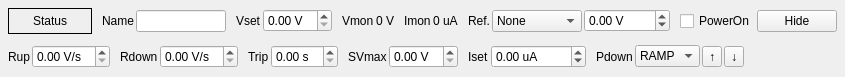
<?xml version="1.0" encoding="UTF-8"?>
<ui version="4.0">
 <class>widgetChSetting</class>
 <widget class="QWidget" name="widgetChSetting">
  <property name="geometry">
   <rect>
    <x>0</x>
    <y>0</y>
    <width>704</width>
    <height>77</height>
   </rect>
  </property>
  <property name="windowTitle">
   <string>Form</string>
  </property>
  <layout class="QVBoxLayout" name="verticalLayout">
   <property name="spacing">
    <number>2</number>
   </property>
   <property name="leftMargin">
    <number>4</number>
   </property>
   <property name="topMargin">
    <number>4</number>
   </property>
   <property name="rightMargin">
    <number>4</number>
   </property>
   <property name="bottomMargin">
    <number>4</number>
   </property>
   <item>
    <widget class="QWidget" name="widgetEssentialConfig" native="true">
     <layout class="QHBoxLayout" name="layoutEssentialConfig">
      <property name="spacing">
       <number>2</number>
      </property>
      <property name="leftMargin">
       <number>4</number>
      </property>
      <property name="topMargin">
       <number>4</number>
      </property>
      <property name="rightMargin">
       <number>4</number>
      </property>
      <property name="bottomMargin">
       <number>4</number>
      </property>
      <item>
       <widget class="QLabel" name="labelStatus">
        <property name="minimumSize">
         <size>
          <width>84</width>
          <height>0</height>
         </size>
        </property>
        <property name="frameShape">
         <enum>QFrame::Box</enum>
        </property>
        <property name="alignment">
         <set>Qt::AlignCenter</set>
        </property>
        <property name="text">
         <string>Status</string>
        </property>
       </widget>
      </item>
      <item>
       <spacer name="horizontalSpacerStatusName">
        <property name="orientation">
         <enum>Qt::Horizontal</enum>
        </property>
        <property name="sizeType">
         <enum>QSizePolicy::Fixed</enum>
        </property>
        <property name="sizeHint" stdset="0">
         <size>
          <width>8</width>
          <height>20</height>
         </size>
        </property>
       </spacer>
      </item>
      <item>
       <widget class="QLabel" name="labelResourceName">
        <property name="text">
         <string>Name</string>
        </property>
       </widget>
      </item>
      <item>
       <widget class="QLineEdit" name="lineEditLabel">
        <property name="sizePolicy">
         <sizepolicy hsizetype="Expanding" vsizetype="Fixed">
          <horstretch>1</horstretch>
          <verstretch>0</verstretch>
         </sizepolicy>
        </property>
        <property name="minimumSize">
         <size>
          <width>90</width>
          <height>0</height>
         </size>
        </property>
        <property name="toolTip">
         <string>&lt;html&gt;&lt;head/&gt;&lt;body&gt;&lt;p&gt;Label&lt;/p&gt;&lt;/body&gt;&lt;/html&gt;</string>
        </property>
        <property name="whatsThis">
         <string>&lt;html&gt;&lt;head/&gt;&lt;body&gt;&lt;p&gt;Label&lt;/p&gt;&lt;/body&gt;&lt;/html&gt;</string>
        </property>
        <property name="text">
         <string/>
        </property>
       </widget>
      </item>
      <item>
       <spacer name="horizontalSpacerNameVset">
        <property name="orientation">
         <enum>Qt::Horizontal</enum>
        </property>
        <property name="sizeType">
         <enum>QSizePolicy::Fixed</enum>
        </property>
        <property name="sizeHint" stdset="0">
         <size>
          <width>8</width>
          <height>20</height>
         </size>
        </property>
       </spacer>
      </item>
      <item>
       <widget class="QLabel" name="labelVsetDoc">
        <property name="text">
         <string>Vset</string>
        </property>
       </widget>
      </item>
      <item>
       <widget class="QDoubleSpinBox" name="doubleSpinBoxVset">
        <property name="prefix">
         <string/>
        </property>
        <property name="suffix">
         <string> V</string>
        </property>
       </widget>
      </item>
      <item>
       <spacer name="horizontalSpacer_2">
        <property name="orientation">
         <enum>Qt::Horizontal</enum>
        </property>
        <property name="sizeType">
         <enum>QSizePolicy::Fixed</enum>
        </property>
        <property name="sizeHint" stdset="0">
         <size>
          <width>8</width>
          <height>19</height>
         </size>
        </property>
       </spacer>
      </item>
      <item>
       <widget class="QLabel" name="labelVmonDoc">
        <property name="text">
         <string>Vmon</string>
        </property>
       </widget>
      </item>
      <item>
       <widget class="QLabel" name="labelVmon">
        <property name="text">
         <string>0 V</string>
        </property>
       </widget>
      </item>
      <item>
       <spacer name="horizontalSpacer_3">
        <property name="orientation">
         <enum>Qt::Horizontal</enum>
        </property>
        <property name="sizeType">
         <enum>QSizePolicy::Fixed</enum>
        </property>
        <property name="sizeHint" stdset="0">
         <size>
          <width>8</width>
          <height>20</height>
         </size>
        </property>
       </spacer>
      </item>
      <item>
       <widget class="QLabel" name="labelImonDoc">
        <property name="text">
         <string>Imon</string>
        </property>
       </widget>
      </item>
      <item>
       <widget class="QLabel" name="labelImon">
        <property name="text">
         <string>0 uA</string>
        </property>
       </widget>
      </item>
      <item>
       <spacer name="horizontalSpacer">
        <property name="orientation">
         <enum>Qt::Horizontal</enum>
        </property>
        <property name="sizeType">
         <enum>QSizePolicy::Fixed</enum>
        </property>
        <property name="sizeHint" stdset="0">
         <size>
          <width>8</width>
          <height>19</height>
         </size>
        </property>
       </spacer>
      </item>
      <item>
       <widget class="QLabel" name="labelReferenceDoc">
        <property name="text">
         <string>Ref.</string>
        </property>
       </widget>
      </item>
      <item>
       <widget class="QComboBox" name="comboBoxReference">
        <property name="sizePolicy">
         <sizepolicy hsizetype="Expanding" vsizetype="Fixed">
          <horstretch>1</horstretch>
          <verstretch>0</verstretch>
         </sizepolicy>
        </property>
        <property name="minimumSize">
         <size>
          <width>90</width>
          <height>0</height>
         </size>
        </property>
        <item>
         <property name="text">
          <string>None</string>
         </property>
        </item>
       </widget>
      </item>
      <item>
       <widget class="QDoubleSpinBox" name="doubleSpinBoxReferenceOffset">
        <property name="suffix">
         <string> V</string>
        </property>
        <property name="minimum">
         <double>-3000.000000000000000</double>
        </property>
        <property name="maximum">
         <double>3000.000000000000000</double>
        </property>
       </widget>
      </item>
      <item>
       <spacer name="horizontalSpacerRefPower">
        <property name="orientation">
         <enum>Qt::Horizontal</enum>
        </property>
        <property name="sizeType">
         <enum>QSizePolicy::Fixed</enum>
        </property>
        <property name="sizeHint" stdset="0">
         <size>
          <width>8</width>
          <height>20</height>
         </size>
        </property>
       </spacer>
      </item>
      <item>
       <widget class="QCheckBox" name="checkBoxEnable">
        <property name="sizePolicy">
         <sizepolicy hsizetype="Minimum" vsizetype="Fixed">
          <horstretch>0</horstretch>
          <verstretch>0</verstretch>
         </sizepolicy>
        </property>
        <property name="text">
         <string>PowerOn</string>
        </property>
       </widget>
      </item>
      <item>
       <widget class="QPushButton" name="pushButtonToggleVerbose">
        <property name="text">
         <string>Hide</string>
        </property>
       </widget>
      </item>
     </layout>
    </widget>
   </item>
   <item>
    <widget class="QWidget" name="widgetVerboseConfig" native="true">
     <layout class="QHBoxLayout" name="layoutVerboseConfig">
      <property name="spacing">
       <number>2</number>
      </property>
      <property name="leftMargin">
       <number>4</number>
      </property>
      <property name="topMargin">
       <number>4</number>
      </property>
      <property name="rightMargin">
       <number>4</number>
      </property>
      <property name="bottomMargin">
       <number>4</number>
      </property>
      <item>
       <widget class="QLabel" name="labelRup">
        <property name="text">
         <string>Rup</string>
        </property>
       </widget>
      </item>
      <item>
       <widget class="QDoubleSpinBox" name="doubleSpinBoxRup">
        <property name="prefix">
         <string/>
        </property>
        <property name="suffix">
         <string> V/s</string>
        </property>
       </widget>
      </item>
      <item>
       <spacer name="horizontalSpacer_4">
        <property name="orientation">
         <enum>Qt::Horizontal</enum>
        </property>
        <property name="sizeType">
         <enum>QSizePolicy::Fixed</enum>
        </property>
        <property name="sizeHint" stdset="0">
         <size>
          <width>8</width>
          <height>20</height>
         </size>
        </property>
       </spacer>
      </item>
      <item>
       <widget class="QLabel" name="labelRdown">
        <property name="text">
         <string>Rdown</string>
        </property>
       </widget>
      </item>
      <item>
       <widget class="QDoubleSpinBox" name="doubleSpinBoxRdown">
        <property name="prefix">
         <string/>
        </property>
        <property name="suffix">
         <string> V/s</string>
        </property>
       </widget>
      </item>
      <item>
       <spacer name="horizontalSpacer_5">
        <property name="orientation">
         <enum>Qt::Horizontal</enum>
        </property>
        <property name="sizeType">
         <enum>QSizePolicy::Fixed</enum>
        </property>
        <property name="sizeHint" stdset="0">
         <size>
          <width>8</width>
          <height>20</height>
         </size>
        </property>
       </spacer>
      </item>
      <item>
       <widget class="QLabel" name="labelTrip">
        <property name="text">
         <string>Trip</string>
        </property>
       </widget>
      </item>
      <item>
       <widget class="QDoubleSpinBox" name="doubleSpinBoxTrip">
        <property name="prefix">
         <string/>
        </property>
        <property name="suffix">
         <string> s</string>
        </property>
       </widget>
      </item>
      <item>
       <spacer name="horizontalSpacer_7">
        <property name="orientation">
         <enum>Qt::Horizontal</enum>
        </property>
        <property name="sizeType">
         <enum>QSizePolicy::Fixed</enum>
        </property>
        <property name="sizeHint" stdset="0">
         <size>
          <width>8</width>
          <height>20</height>
         </size>
        </property>
       </spacer>
      </item>
      <item>
       <widget class="QLabel" name="labelSVmax">
        <property name="text">
         <string>SVmax</string>
        </property>
       </widget>
      </item>
      <item>
       <widget class="QDoubleSpinBox" name="doubleSpinBoxSVmax">
        <property name="prefix">
         <string/>
        </property>
        <property name="suffix">
         <string> V</string>
        </property>
       </widget>
      </item>
      <item>
       <spacer name="horizontalSpacer_10">
        <property name="orientation">
         <enum>Qt::Horizontal</enum>
        </property>
        <property name="sizeType">
         <enum>QSizePolicy::Fixed</enum>
        </property>
        <property name="sizeHint" stdset="0">
         <size>
          <width>8</width>
          <height>20</height>
         </size>
        </property>
       </spacer>
      </item>
      <item>
       <widget class="QLabel" name="labelIset">
        <property name="text">
         <string>Iset</string>
        </property>
       </widget>
      </item>
      <item>
       <widget class="QDoubleSpinBox" name="doubleSpinBoxIset">
        <property name="prefix">
         <string/>
        </property>
        <property name="suffix">
         <string> uA</string>
        </property>
        <property name="minimum">
         <double>-0.1</double>
        </property>
        <property name="maximum">
         <double>10000</double>
        </property>
       </widget>
      </item>
      <item>
       <spacer name="horizontalSpacer_8">
        <property name="orientation">
         <enum>Qt::Horizontal</enum>
        </property>
        <property name="sizeType">
         <enum>QSizePolicy::Fixed</enum>
        </property>
        <property name="sizeHint" stdset="0">
         <size>
          <width>8</width>
          <height>20</height>
         </size>
        </property>
       </spacer>
      </item>
      <item>
       <widget class="QLabel" name="labelPdown">
        <property name="text">
         <string>Pdown</string>
        </property>
       </widget>
      </item>
      <item>
       <widget class="QComboBox" name="comboBoxPdownMode">
        <item>
         <property name="text">
          <string>RAMP</string>
         </property>
        </item>
        <item>
         <property name="text">
          <string>KILL</string>
         </property>
        </item>
       </widget>
      </item>
      <item>
       <widget class="QToolButton" name="toolButtonMoveUp">
        <property name="text">
         <string>↑</string>
        </property>
       </widget>
      </item>
      <item>
       <widget class="QToolButton" name="toolButtonMoveDown">
        <property name="text">
         <string>↓</string>
        </property>
       </widget>
      </item>
      <item>
       <spacer name="horizontalSpacer_9">
        <property name="orientation">
         <enum>Qt::Horizontal</enum>
        </property>
        <property name="sizeHint" stdset="0">
         <size>
          <width>40</width>
          <height>20</height>
         </size>
        </property>
       </spacer>
      </item>
     </layout>
    </widget>
   </item>
  </layout>
 </widget>
 <resources/>
 <connections/>
</ui>
